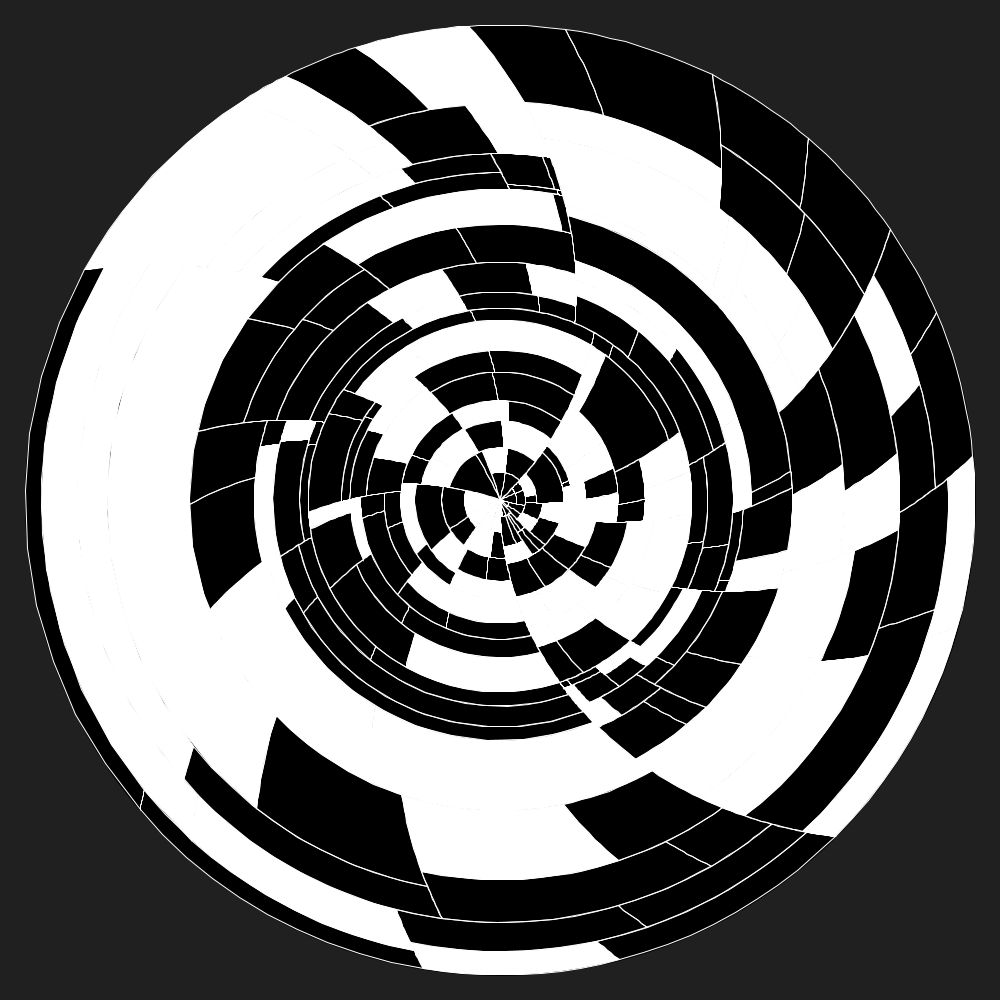
Frame 1 (no input)
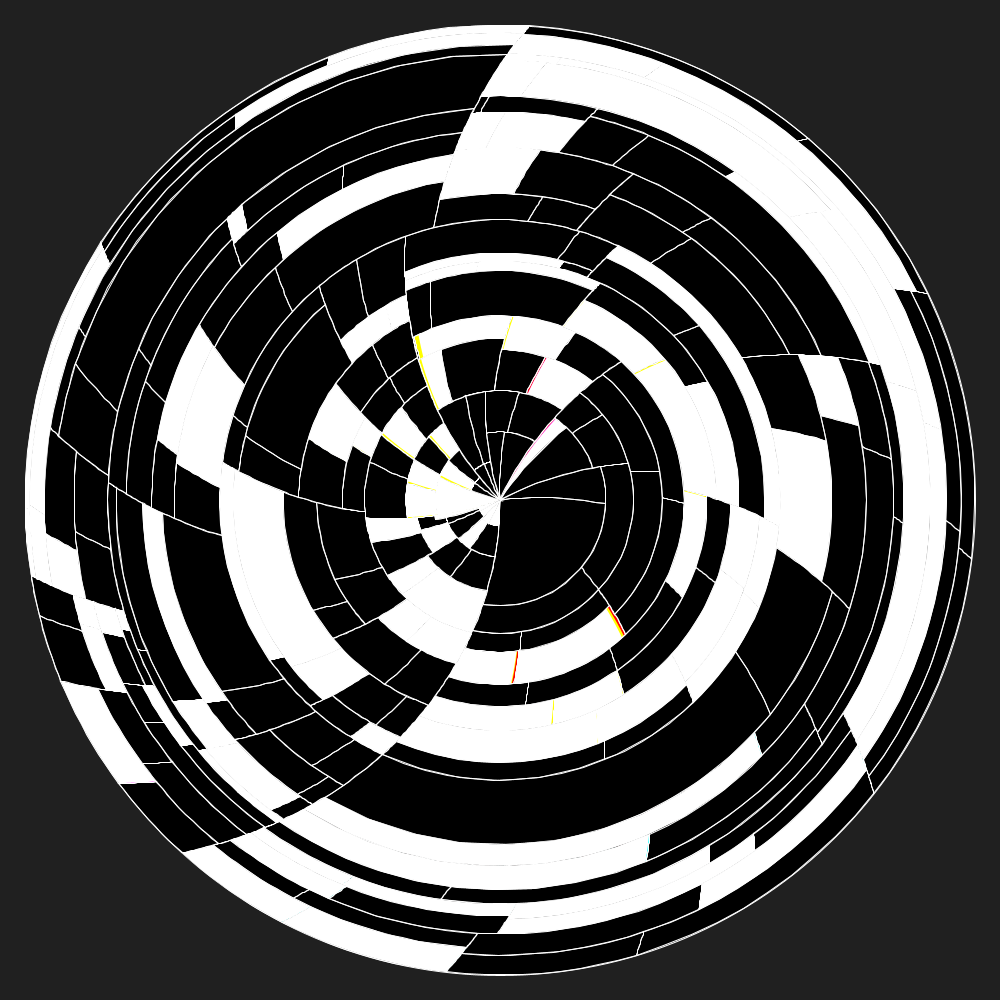
Frame 60 (the mouse pressed at the canvas centre just before this capture)
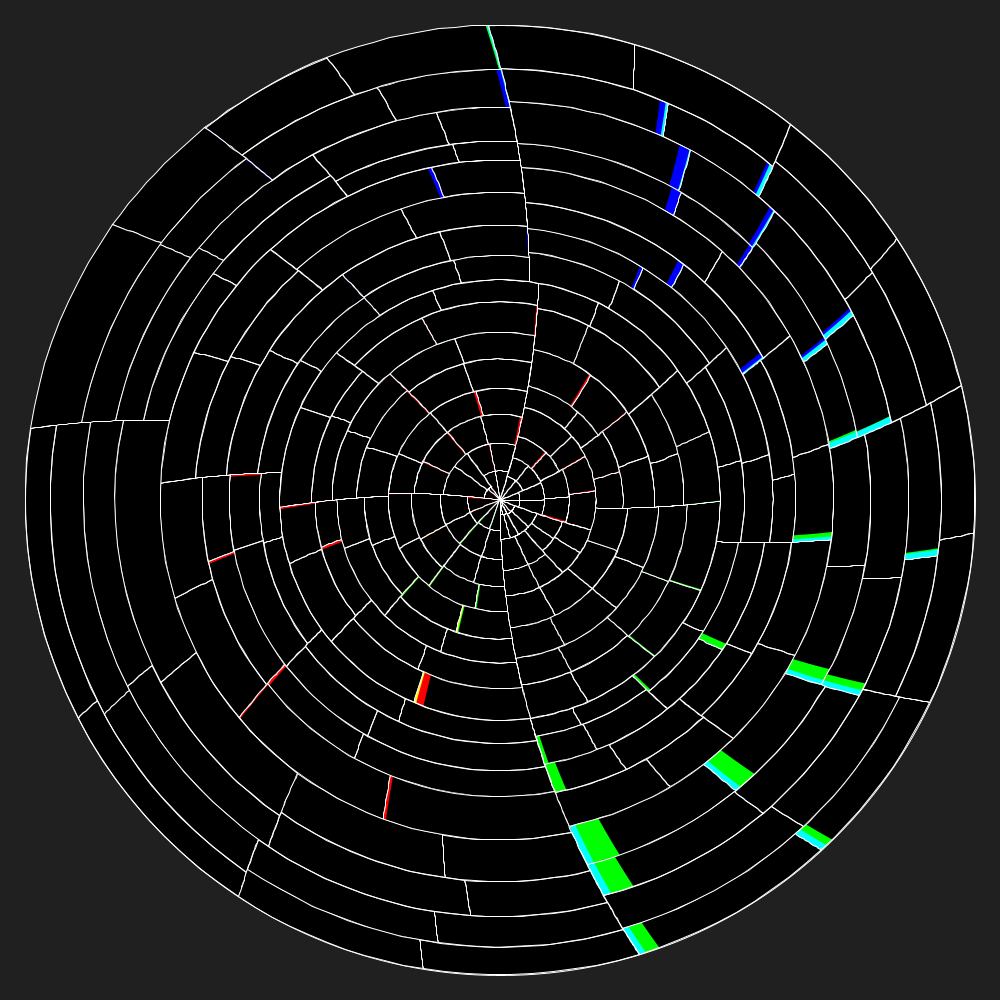
Frame 120 (the mouse held since frame 60 and released just before this capture)

The Processing sketch that drew these frames (run headless with seeded random() and noise(); from frame 60 on, the mouse is pressed at the canvas centre):

// Processing sketch: polar
// ── polar.pde
int rate = 30;

boolean polarMode = true;

float sizePct = .95;
float totalXSize;
float totalYSize;

int segmentPoints = 10;

int maxDepth = 8;
int maxDrawDepth = maxDepth;

float twistPeriod = 6000;
float maxTwistAmount = TAU / 8;
float twistAmount = 0;

float splitPeriod = 6000;
float maxSplitAmount = 1;
float splitAmount = 0;

float shutterPeriod = 1500; // window for on OR off animation
float shutterDuration = 700; // animation length within window
float shutterStart = (shutterPeriod - shutterDuration) / 2; // animation start time within window
float shutterMaxStartMod = 400; // max +/- variation of animation start time
float tt; // milliseconds into on AND off cycle
float t; // milliseconds into on OR off cycle
boolean firstHalf; // on or off

float getShutterPos(float startMod) {
  float start = shutterStart + startMod * shutterMaxStartMod;
  return ease(constrain(norm(t, start, start + shutterDuration), 0, 1));
}

color red = color(255, 0, 0);
color green = color(0, 255, 0);
color blue = color(0, 0, 255);
color cyan = color(0, 255, 255);
color magenta = color(255, 0, 255);
color yellow = color(255, 255, 0);
color[] addColors = { red, green, blue };
color[] subColors = { cyan, magenta, yellow };

KDTree tree;

void setup() {
  frameRate(rate);
  size(1000, 1000);
  noiseSeed(49152);
  ellipseMode(RADIUS);

  if (polarMode) {
    totalXSize = TAU;
    totalYSize = min(width, height) * sizePct / 2;
    tree = new KDTree(maxDepth);
  }
  else {
    totalXSize = width * sizePct;
    totalYSize = height * sizePct;
    tree = new KDTree(maxDepth);
  }
}

void draw() {
  twistAmount = cos(TAU * millis() / twistPeriod) * maxTwistAmount;
  splitAmount = cos(TAU * millis() / splitPeriod) * maxSplitAmount;

  tt = millis() % (shutterPeriod * 2); // 0 -> ((ct + pt) * 2)
  t = tt % shutterPeriod; // 0 -> (ct + pt)
  firstHalf = tt < shutterPeriod;

  background(32);
  fill(0);

  if (polarMode) {
    translate(width / 2, height / 2);
    circle(0, 0, totalYSize);
  }
  else {
    translate((width - totalXSize) / 2, (height - totalYSize) / 2);
    rect(0, 0, totalXSize, totalYSize);
  }

  drawTree(tree, 0, 0, totalXSize, totalYSize);
}

void drawTree(KDTree tree, float x, float y, float xSize, float ySize) {
  if (tree.depth < maxDrawDepth) {
    float split = tree.splitNoise * splitAmount;

    if (tree.xAxis) {
      float xSplit = xSize * split;
      drawTree(tree.leftChild, x, y, xSize / 2 + xSplit, ySize);
      drawTree(tree.rightChild, x + xSize / 2 + xSplit, y, xSize / 2 - xSplit, ySize);
    }
    else {
      float ySplit = ySize * split;
      drawTree(tree.leftChild, x, y, xSize, ySize / 2 + ySplit);
      drawTree(tree.rightChild, x, y + ySize / 2 + ySplit, xSize, ySize / 2 - ySplit);
    }
  }
  else {
    if (tree.filled) {
      noStroke();
      fill(firstHalf ? 255 : 0);
      drawCell(x, y, xSize, ySize);

      push();
        blendMode(firstHalf ? MULTIPLY : SCREEN);
        for (int c = 0; c < 3; c++) {
          fill((firstHalf ? subColors : addColors)[c]);
          drawCell(x, y, xSize * getShutterPos(tree.colorNoise[c]), ySize);
        }
      pop();
    }

    stroke(255);
    noFill();
    drawCell(x, y, xSize, ySize);
  }
}

void drawCell(float x, float y, float xSize, float ySize) {
  float xx = x;
  float yy = y;

  float xInc = xSize / segmentPoints;
  float yInc = ySize / segmentPoints;

  beginShape();
    for (float a = 0; a < segmentPoints; a++) {
      yy += yInc;
      drawVertex(xx, yy);
    }
    for (float a = 0; a < segmentPoints; a++) {
      xx += xInc;
      drawVertex(xx, yy);
    }
    for (float a = 0; a < segmentPoints; a++) {
      yy -= yInc;
      drawVertex(xx, yy);
    }
    for (float a = 0; a < segmentPoints; a++) {
      xx -= xInc;
      drawVertex(xx, yy);
    }
  endShape(CLOSE);
}

void drawVertex(float x, float y) {
  if (twistAmount != 0) {
    x += twistAmount * y / totalYSize;
  }

  if (polarMode) {
    vertex(sin(x) * y, cos(x) * y);
  }
  else {
    vertex(x, y);
  }
}

// ── kdtree.pde
float fillNoiseScale = 25;
float splitNoiseScale = 5;
float colorNoiseScale = 1;

class KDTree {
  float u;
  float v;
  int depth;

  boolean xAxis;

  boolean filled;
  float splitNoise;
  float[] colorNoise;

  KDTree leftChild;
  KDTree rightChild;

  KDTree(int maxDepth) {
    this(0, 0, 1, 1, 0, maxDepth);
  }

  KDTree(float u, float v, float uSize, float vSize, int depth, int maxDepth) {
    this.u = u; // x coordinate within the tree
    this.v = v; // y coordinate within the tree
    this.depth = depth;

    filled = noise(u * fillNoiseScale, v * fillNoiseScale) > .5;
    splitNoise = getNoise(splitNoiseScale) * map(depth, 0, maxDepth, .25, 1); // Increase with depth
    colorNoise = new float[] {
      getNoise(colorNoiseScale, 0),
      getNoise(colorNoiseScale, 1),
      getNoise(colorNoiseScale, 2),
    };

    if (depth < maxDepth) {
      xAxis = depth % 2 == 1; // 1 = split vertically first instead of horizontally

      if (xAxis) {
        leftChild = new KDTree(u, v, uSize / 2, vSize, depth + 1, maxDepth);
        rightChild = new KDTree(u + uSize / 2, v, uSize / 2, vSize, depth + 1, maxDepth);
      }
      else {
        leftChild = new KDTree(u, v, uSize, vSize / 2, depth + 1, maxDepth);
        rightChild = new KDTree(u, v + vSize / 2, uSize, vSize / 2, depth + 1, maxDepth);
      }
    }
  }

  float getNoise(float noiseScale) {
    return lerp(-1, 1, noise(u * noiseScale, v * noiseScale));
  }

  float getNoise(float noiseScale, float w) {
    return lerp(-1, 1, noise(u * noiseScale, v * noiseScale, w * noiseScale));
  }
}

// ── utils.pde
// rotation angle on x-axis for isometric projection: 35.26439 deg
float isoAngle = atan(1 / sqrt(2));

void rotateIsometric() {
  rotateX(-TAU / 4 + isoAngle); // upward for isometric projection with Z pointing up
}

void push() {
  pushMatrix();
  pushStyle();
}

void pop() {
  popMatrix();
  popStyle();
}

// Ease in and out.
float ease(float value) {
  return 3 * pow(value, 2) - 2 * pow(value, 3);
}

// Ease in and out, with a variable.
float ease(float value, float exp) {
  return value < 0.5 ?
    pow(value * 2, exp) / 2 :
    1 - pow((1 - value) * 2, exp) / 2;
}

float posNeg(float value) {
  return lerp(-1, 1, value);
}
